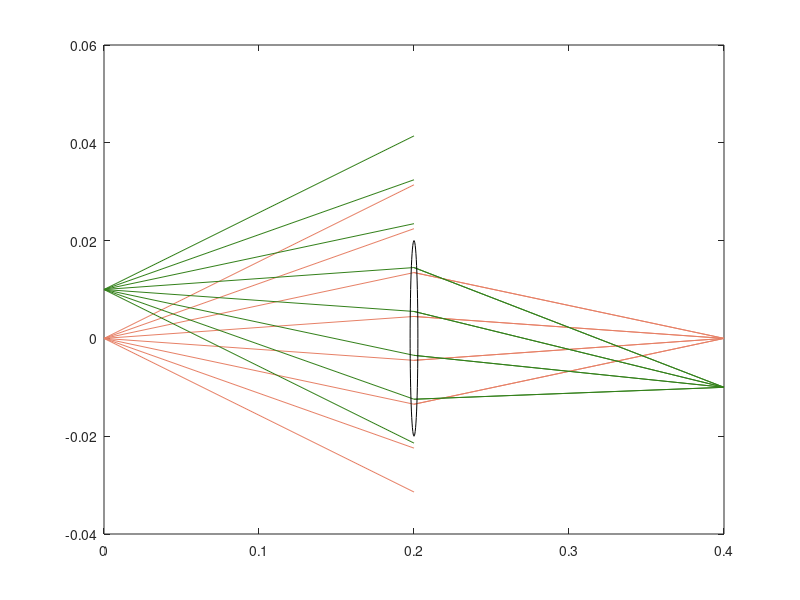

Write the MATLAB code that produced this figure.
clc;
clearvars;
close all;
% *******************************************************************
d1 = 0.2;
d2 = 0.2;
f = 0.1;
n = 8;
lens_r = 0.02;

angles = linspace(pi/20,-pi/20,8);

M_d1 = [1, d1, 0, 0;
        0, 1,  0, 0;
        0, 0,  1, d1;
        0, 0,  0, 1];

M_d2 = [1, d2, 0, 0;
        0, 1,  0, 0;
        0, 0,  1, d2;
        0, 0,  0, 1];

M_f = [1,    0, 0,    0;
       -1/f, 1, 0,    0;
       0,    0, 1,    0;
       0,    0, -1/f, 1];

for i = 1:n
    rays_in(:,i) = [0;angles(i);0;0];
end

rays_out = M_d1*rays_in;

% rays_in is a 4 x N matrix representing the rays emitted from an object
% rays_out is a 4 x N matrix representing the rays after propagating distance d
ray_z = [zeros(1,size(rays_in,2)); d1*ones(1,size(rays_in,2))];
plot(ray_z, [rays_in(1,:); rays_out(1,:)],'color',[0.9,0.5,0.4]);
hold on;

ray_z = [d1*ones(1,2); (d1+d2)*ones(1,2)];
for i = 1:n
    % check if rays goes through the lens
    if abs(rays_out(1,i)) <= lens_r
        rays_through_lens = M_f * rays_out(:,i);
        rays_after_lens = M_d2 * rays_through_lens;

        plot(ray_z, [rays_out(1,i); rays_after_lens(1)],'color',[0.9,0.5,0.4]);
    end
end

% second set of rays
for i = 1:n
    % Set the rays_in for the green rays with origion at x = 0.01
    rays_in(:,i) = [0.01;angles(i);0;0];
end
% set rays_out and plot the first half og the rays
rays_out = M_d1 * rays_in;
ray_z = [zeros(1,size(rays_in,2)); d1*ones(1,size(rays_in,2))];
plot(ray_z, [rays_in(1,:); rays_out(1,:)],"color",[0.2,0.5,0.1]);

ray_z = [d1*ones(1,2); (d1+d2)*ones(1,2)];
for i = 1:n
    % check if rays goes through the lens
    if abs(rays_out(1,i)) <= lens_r
        rays_through_lens = M_f * rays_out(:,i);
        rays_after_lens = M_d2 * rays_through_lens;
        % We can see that these green rays starts at x= 0.01 and converges at x=-0.01 
        plot(ray_z, [rays_out(1,i); rays_after_lens(1)],'color',[0.2,0.5,0.1]);
    end
end

% draw the little oval to represent the lens
w = 0.005;
h = 2*lens_r;
pos = [d1 - w/2, -lens_r, w, h];
rectangle('Position', pos, 'Curvature', [1,1]);
